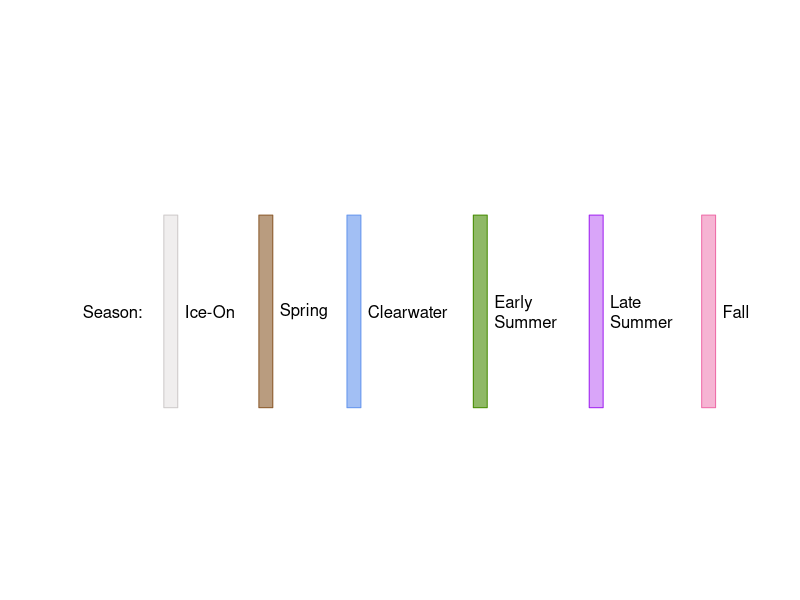

Here is the R script that generated this plot:

plot(1:10,1:10, type = "n", axes = F, ann = F)

x.locs <- seq(.25,9.65,along.with = 1:7)
# manual adjust:    seas   ice    spr   clr    earl   late  fall
x.locs <- x.locs + c(.2,   .1,   -.1,   -.4,   -.15,   -.05,   0)

rect.width <- .2
rect.left <- x.locs - rect.width / 2
rect.right <- x.locs + rect.width / 2
text.left <- rect.right + .1
rect.left <- rect.left[-1]
rect.right <- rect.right[-1]

y.locs <- 5
rect.height <- 4.5
rect.top <- y.locs + rect.height / 2
rect.bottom <- y.locs - rect.height / 2

rect(xleft = rect.left, xright = rect.right, ybottom = rect.bottom, ytop = rect.top, 
     col = c(adjustcolor("snow3",.3),
             adjustcolor("tan4",.6),
             adjustcolor("cornflowerblue",.6),
             adjustcolor("chartreuse4",.6),
             adjustcolor("purple",.4),
             adjustcolor("hotpink2",.5)), 
     border = c(adjustcolor("snow3",1),
                adjustcolor("tan4",1),
                adjustcolor("cornflowerblue",1),
                adjustcolor("chartreuse4",1),
                adjustcolor("purple",1),
                adjustcolor("hotpink2",1)))
text(x = text.left, y = y.locs, labels = c("Season:","Ice-On","Spring","Clearwater","Early\nSummer","Late \nSummer","Fall"), adj = 0, xpd = NA)
